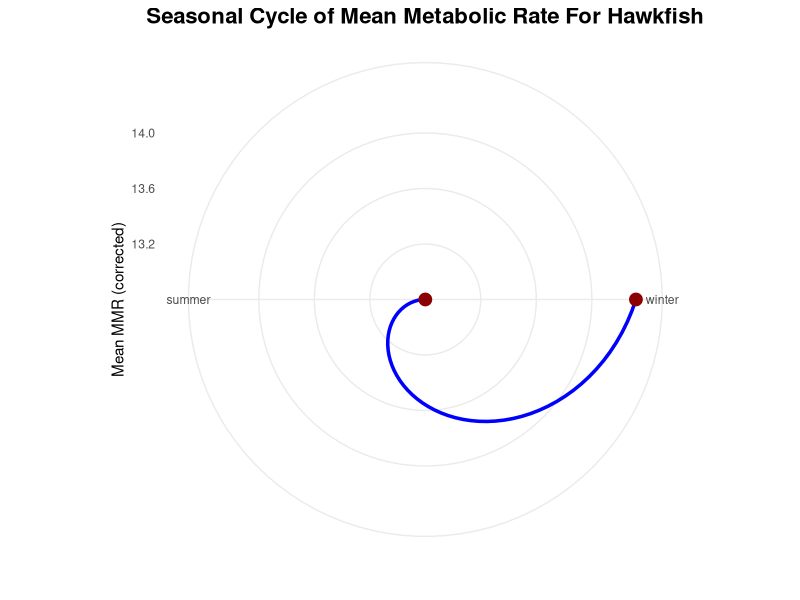
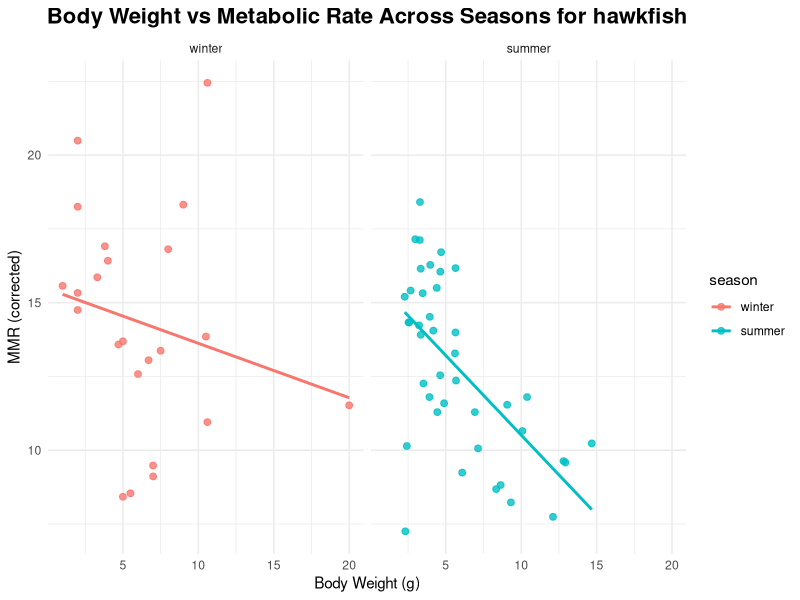
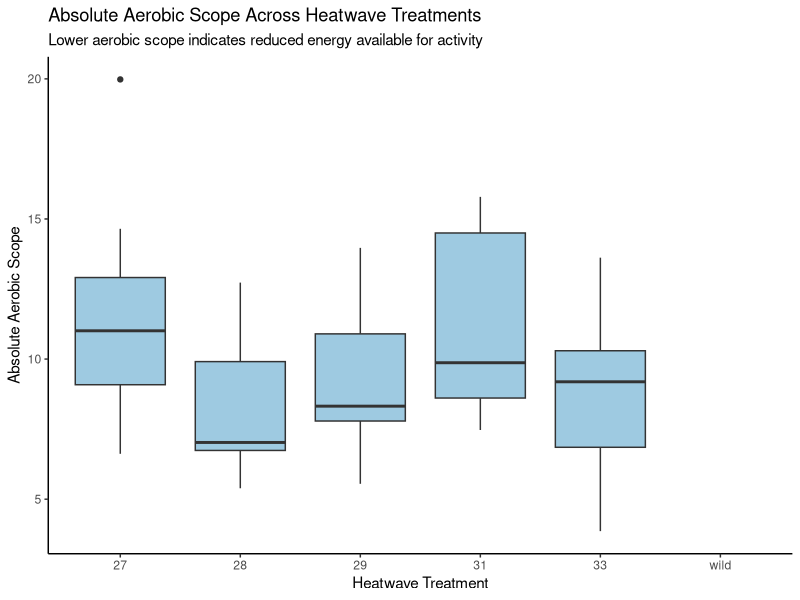
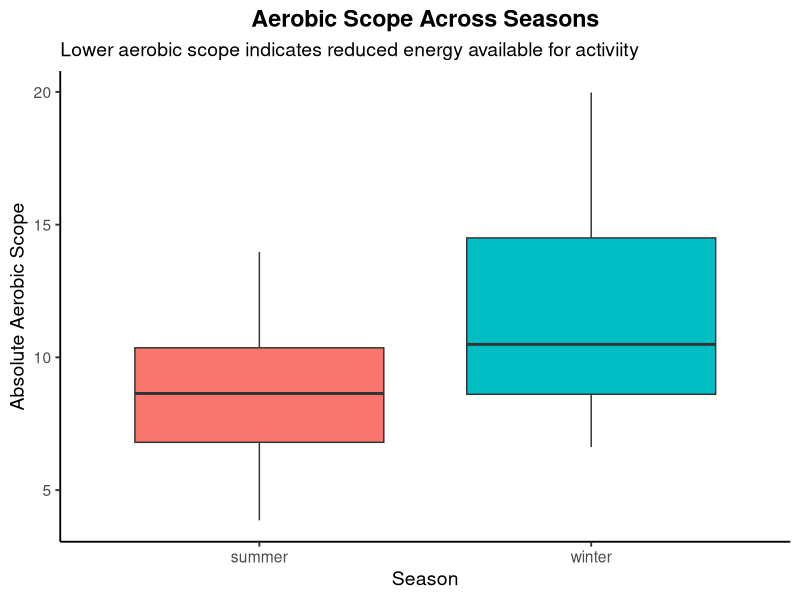
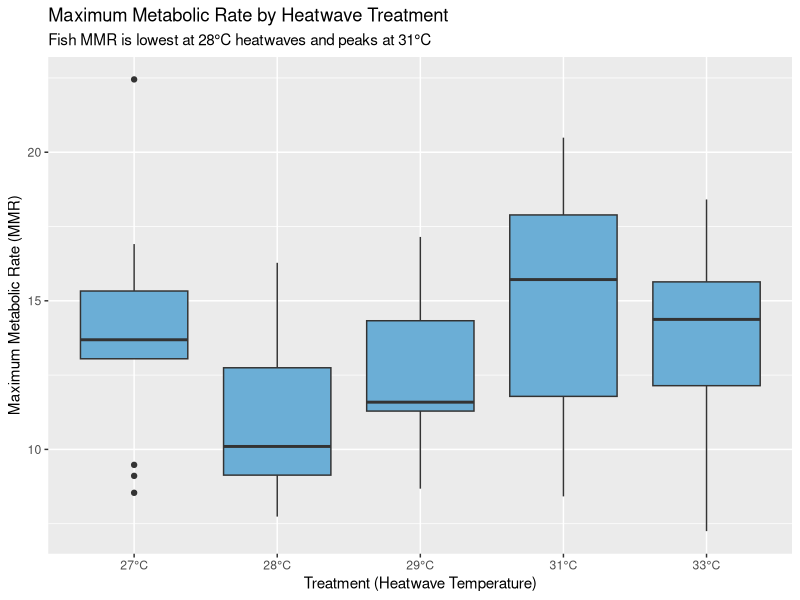
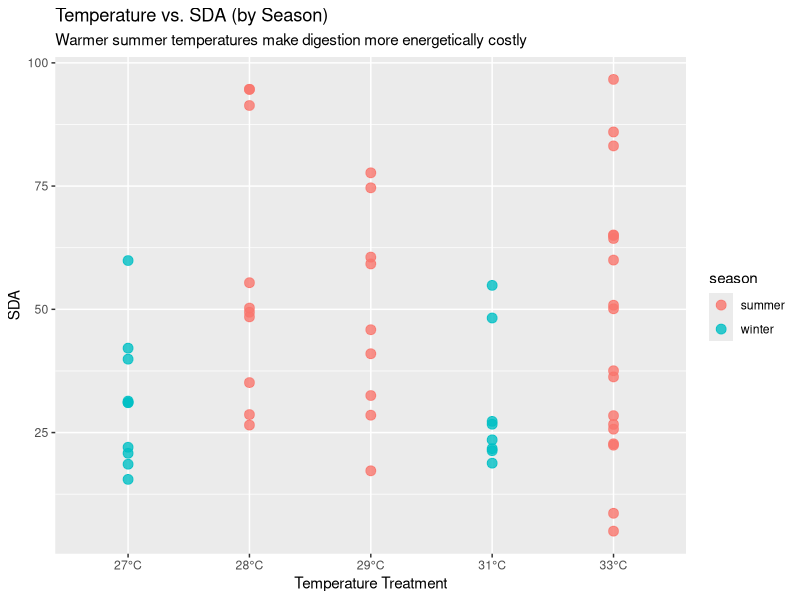

Generate these figures, in order, with R:
## ---- chunk 1
library(tidyverse)
library(broom)
library(viridisLite)
library(ggplot2)
## ---- chunk 2
heatwaves_coral_fish <- read_csv("../data/VanWert_etal_2023_hawkfish.csv")
glimpse(heatwaves_coral_fish)
## ---- chunk 3
heatwaves_coral_fish_clean <- heatwaves_coral_fish |>
  rename(wet_mass = bw_g,
         total_length = tl_cm,
         standard_length = sl_cm,
         max_metabolic_rate = mmr_corrected,
         standard_metabolic_rate = smr_low10_all,
         absolute_aerobic_scope = aas_corrected,
         factorial_aerobic_scope = fas,
         SDA_coeff = sda_coeff,
         temp_of_arrhythmia = tarr,
         peak_max_heart_rate = fhmax_peak,
         temp_at_max_heart_rate = tpeak)
## ---- chunk 4

heatwave_vs_mmr <- heatwaves_coral_fish_clean |>
  filter(treatment_new != "wild") |>
  ggplot(aes(x = treatment_new, y = max_metabolic_rate)) +
  geom_boxplot(fill = "#6BAED6") +
  scale_x_discrete(labels = function(x) paste0(x, "°C")) +
  labs(
    title = "Maximum Metabolic Rate by Heatwave Treatment",
    subtitle = "Fish MMR is lowest at 28°C heatwaves and peaks at 31°C",
    x = "Treatment (Heatwave Temperature)",
    y = "Maximum Metabolic Rate (MMR)"
  )

# Save the plot
ggsave("fig_heatwave_boxplot.png", heatwave_vs_mmr, width = 7, height = 5)

## ---- chunk 5

temp_energy_season <- heatwaves_coral_fish_clean |>
  filter(treatment_new != "wild") |>
  ggplot(aes(x = treatment_new, y = SDA_integrated, color = season)) +
  geom_point(alpha = 0.8, size = 3) +
  scale_x_discrete(labels = function(x) ifelse(x == "wild", "wild", paste0(x, "°C"))) +
  labs(
    title = "Temperature vs. SDA (by Season)",
    subtitle = "Warmer summer temperatures make digestion more energetically costly",
    x = "Temperature Treatment",
    y = "SDA"
  )

# Save the plot
ggsave("fig_temp_energy_season_scatterplot.png", temp_energy_season, width = 7, height = 5)
## ---- chunk 6

df <- read.csv("../data/VanWert_etal_2023_hawkfish.csv")
df$season <- factor(df$season, 
                    levels = c("winter", "spring", "summer", "fall"))


season_means <- df |>
  group_by(season) |>
  summarise(mean_mmr = mean(mmr_corrected, na.rm = TRUE))


ggplot(season_means, aes(x = season, y = mean_mmr, group = 1)) +
  geom_line(size = 1.2, color = "blue") +
  geom_point(size = 4, color = "darkred") +
  coord_polar() +
  theme_minimal() +
  labs(
    title = "Seasonal Cycle of Mean Metabolic Rate For Hawkfish",
    x = "",
    y = "Mean MMR (corrected)"
  ) +
  theme(
    plot.title = element_text(size = 16, face = "bold", hjust = 0.5)
   
  )


## ---- chunk 7

df <- read.csv("../data/VanWert_etal_2023_hawkfish.csv")

df$season <- factor(df$season, 
                    levels = c("winter", "spring", "summer", "fall"))

ggplot(df, aes(x = bw_g, y = mmr_corrected, color = season)) +
  geom_point(alpha = 0.8, size = 2) +
  geom_smooth(method = "lm", se = FALSE) +
  facet_wrap(~ season, nrow = 1) +
  theme_minimal() +
  labs(
    title = "Body Weight vs Metabolic Rate Across Seasons for hawkfish",
    x = "Body Weight (g)",
    y = "MMR (corrected)"
  ) +
  theme(
    plot.title = element_text(size = 16, face = "bold", hjust = 0.5)

  )

## ---- chunk 8
aerobic_scope_treatment <- heatwaves_coral_fish_clean |>
  ggplot(aes(x = treatment_new, y = absolute_aerobic_scope)) +
  geom_boxplot(fill = "#9ECAE1") +
  labs(
    title = "Absolute Aerobic Scope Across Heatwave Treatments",
    subtitle = "Lower aerobic scope indicates reduced energy available for activity",
    x = "Heatwave Treatment",
    y = "Absolute Aerobic Scope"
  ) +
  theme_classic()

# Display the plot
aerobic_scope_treatment
## ---- chunk 9
heatwaves_coral_fish_clean |>
  ggplot(aes(x = season, y = absolute_aerobic_scope, fill = season)) +
  geom_boxplot() +
  labs(
    title = "Aerobic Scope Across Seasons",
    subtitle = "Lower aerobic scope indicates reduced energy available for activiity",
    x = "Season",
    y = "Absolute Aerobic Scope"
  ) +
  theme_classic(base_size = 14) +
  theme(
    legend.position = "none",
    plot.title = element_text(face = "bold", hjust = 0.5)
  )
## ---- chunk 10

## ---- chunk 11
